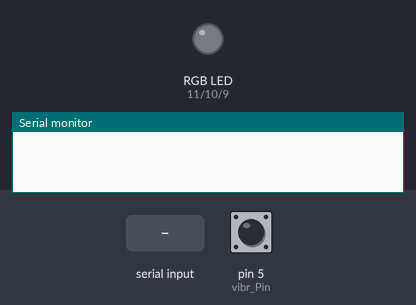
Simulated run of this sketch. Board: Arduino Uno, built with avr-gcc and run on an emulated ATmega328P. Shown: an RGB LED mixed from three pins (HIGH = lit), the last lines printed to the serial monitor. Inputs (shaded band) come from the test bench; at power-on: pin 5 (vibr_Pin) LOW.

Above: at 0.1 s.
At 1.2 s:
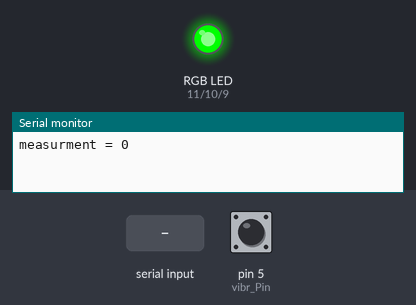
1.3 s: "1" received over the second serial link
3.5 s: pin 5 (vibr_Pin) pulsed HIGH 2 times (0.12 s each, 0.3 s apart)
At 3.9 s:
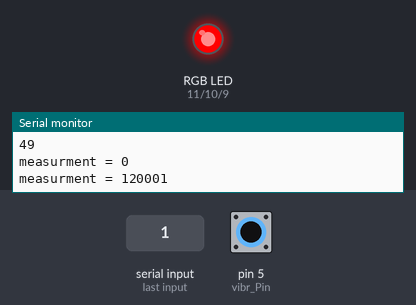
Timing chart, 0 to 6.5 s (numbered marks = the images above; inputs shaded):
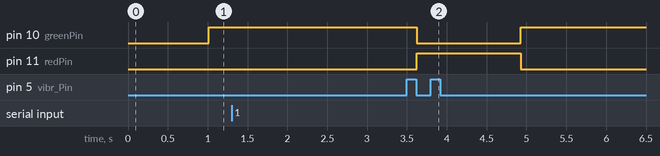

The sketch:

GHZS.ino
```cpp
#include <SoftwareSerial.h>
#include <Servo.h>

SoftwareSerial mySerial(0, 1); //블루투스의 Tx, Rx핀을 0번 1번핀으로 설정
Servo servo;
int data;
int vibr_Pin =5; // 진동센서 5번 핀
int servoPin = 9; // 서보모터 9번 핀
int angle = 90; // 서보 기본 각도 90
int M=1;
int redPin = 11; // Red핀
int greenPin = 10; // Green핀
int bluePin = 9; // Blue핀

void setup(){
  Serial.println("System On!");
  pinMode(vibr_Pin, INPUT); // 진동센서 출력
  pinMode(redPin, OUTPUT); // Red핀 출력
  pinMode(greenPin, OUTPUT); // Green핀 출력
  pinMode(bluePin, OUTPUT);  // Blue핀 출력
  Serial.begin(9600);
  mySerial.begin(9600);
}

void motor(char M1,int M2,char M3,int M4){ // 모터
  digitalWrite(12, M1);
  analogWrite(10, M2);
  digitalWrite(13, M3);
  analogWrite(11, M4);
}

long TP_init(){ // 진동센서
  delay(10);
  long measurement=pulseIn (vibr_Pin, HIGH);  // 핀이 HIGH가 될 때까지 기다렸다가 측정 값을 반환합니다
  return measurement;
}

void setColor(int red, int green, int blue) // RGB 컬러
{
  analogWrite(redPin, red);
  analogWrite(greenPin, green);
  analogWrite(bluePin, blue);
}
void Normal()
{
 long measurement =TP_init(); // 진동센서 함수(가서 측정해보기)
 Serial.print("measurment = ");
 Serial.println(measurement);

 setColor(0, 255, 0); // 초록색 눈
 if(measurement>1000)
 {setColor(255, 0, 0); M=2;} // 빨간색 눈, 정지

 if (mySerial.available()) {// 블루투스에서 넘어온 데이터가 있다면
 int data = mySerial.read();
 Serial.println(data);
 if (Serial.available()) {    //시리얼모니터에 입력된 데이터가 있다면
    mySerial.write(Serial.read());  //블루투스를 통해 입력된 데이터 전달
 }
 if(data==11){
 motor(HIGH,150,LOW,70);
 delay(1);
 angle++;
 delay(1);
 }
servo.write(angle);
 }
}
void Hurt()
{
  int U = mySerial.read();
  if(U=0){M=1;}
  setColor(255, 255, 0); // 노란색 눈
}
void loop(){
 Normal();
}
```

Measured:
- after the input at 3.5 s, pin 10 (greenPin): HIGH → LOW after 0.12 s, → HIGH 1.3 s later; pin 11 (redPin): LOW → HIGH after 0.12 s, → LOW 1.3 s later
